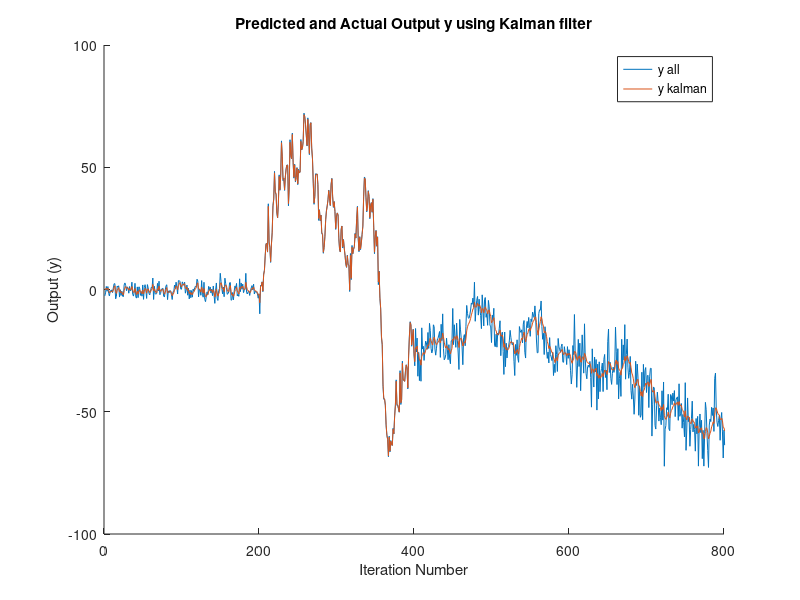
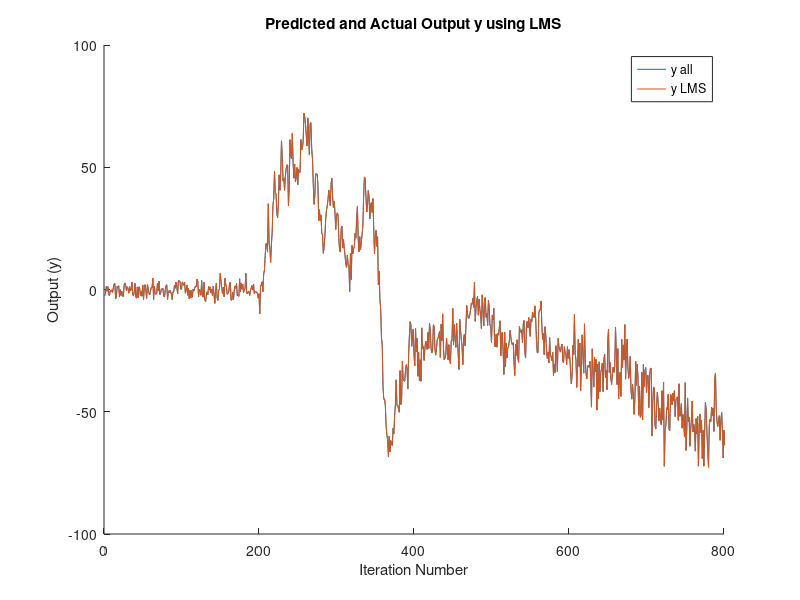
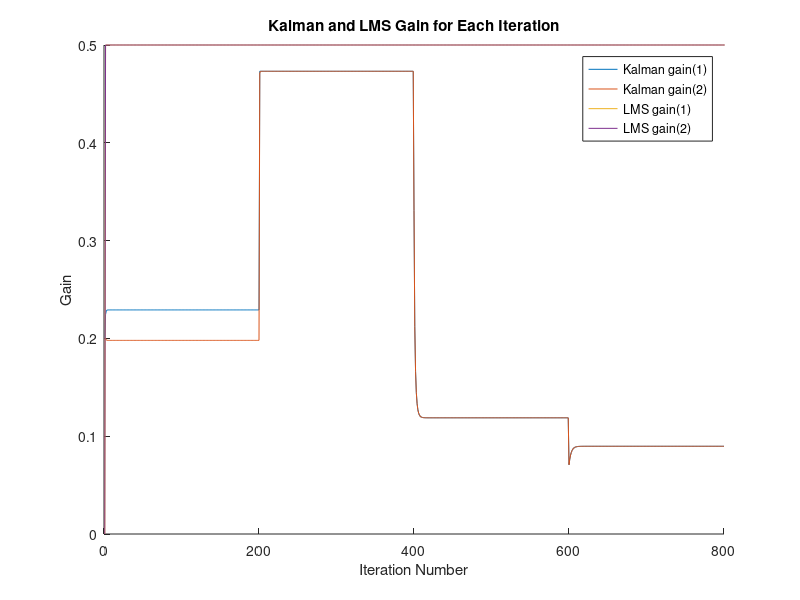
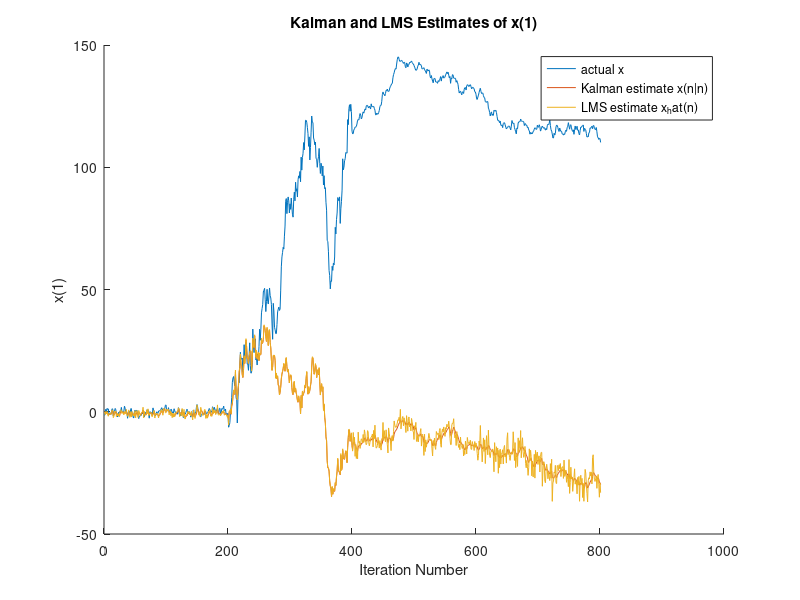

Here is the MATLAB script that generated these plots, in order:
clear all
close all

rng(4)
nDataPoints = 800;
x0 = [0; 1];
A_1 = [0.5 0; 0 0.3]; A_2 = eye(2); A_3 = eye(2); A_4 = eye(2);
e_x_1 = eye(2); e_x_2 = [25 0; 0 25]; e_x_3 = eye(2); e_x_4 = eye(2);
e_s_1 = eye(2); e_s_2 = eye(2); e_s_3 = eye(2); e_s_4 = [25 0; 0 25];
e_y_1 = 1; e_y_2 = 1; e_y_3 = 25; e_y_4 = 1;
H = [1 1];
P_all = cell([1 nDataPoints]);
P_all{1} = [1 0; 0 1];
K_all = nan(2, nDataPoints);
x_kalman = nan(2, nDataPoints);
x_kalman(:, 1) = x0;
x_LMS = nan(2, nDataPoints);
x_LMS(:, 1) = x0;
LMS_gain = nan(2, nDataPoints);
LMS_gain(:,1) = [0;0]';
x_all = nan(2, nDataPoints);
y_all = nan(1, nDataPoints);
x_all(:,1) = A_1 * x0 + normrnd(zeros(2,1), sqrt([e_x_1(1,1); e_x_1(2,2)]) );
y_all(:,1) = H * (x_all(:,1) + normrnd(zeros(2,1), sqrt((x_all(:,1).^2) .* [e_s_1(1,1); e_s_1(2,2)]) )) + normrnd(zeros(1,1), sqrt(e_y_1) );
for i = 2 : nDataPoints+1
    %% Define State Parameters
    if (i < 201)
        A = A_1; e_x = e_x_1; e_s = e_s_1; e_y = e_y_1;
    elseif (i < 401)
        A = A_2; e_x = e_x_2; e_s = e_s_2; e_y = e_y_2;
    elseif (i < 601)
        A = A_3; e_x = e_x_3; e_s = e_s_3; e_y = e_y_3;
    elseif (i < 801)
        A = A_4; e_x = e_x_4; e_s = e_s_4; e_y = e_y_4;
    end
    %% 
    x_all(:,i) = A * x_all(:,i-1) + normrnd(zeros(2,1), sqrt([e_x(1,1); e_x(2,2)]) );
    % calculate y without signal dependent noise
    y_all(:,i) = H * (x_all(:,i) + normrnd(zeros(2,1), sqrt([e_s(1,1); e_s(2,2)]) )) + normrnd(zeros(1,1), sqrt(e_y) );
    K_all(:, i) = P_all{i-1}*H'.*(H*P_all{i-1}*H' + e_y + e_s(1,1) + e_s(2,2))^-1;
    P_all{i-1} = P_all{i-1}*(eye(2, 2) - H'*K_all(:,i)');
    P_all{i} = A*P_all{i-1}*A' + e_x;
    x_kalman(:, i) = x_kalman(:,i-1) + K_all(:,i)*(y_all(:,i) - H*x_kalman(:,i-1));
    y_kalman(:, i) = H*x_kalman(:, i);
    x_LMS(:,i) = x_LMS(:,i-1) + (H/(H*H'))'*((y_all(:,i)-H*x_LMS(:,i-1)));
    LMS_gain(:,i) = (H/(H*H'))';
    y_LMS(:, i) = H*x_LMS(:,i);
end

figure(1);hold on
plot(y_all);
plot(y_kalman);
title('Predicted and Actual Output y using Kalman filter');
xlabel('Iteration Number');
ylabel('Output (y)');
legend('y all', 'y kalman');
xlim([0 800])

figure(2);hold on
plot(y_all);
plot(y_LMS);
title('Predicted and Actual Output y using LMS');
xlabel('Iteration Number');
ylabel('Output (y)');
legend('y all', 'y LMS');
xlim([0 800])

figure(3);hold on
plot(K_all(1,2:801));
plot(K_all(2,2:801));
plot(LMS_gain(1,:));
plot(LMS_gain(2,:));
title('Kalman and LMS Gain for Each Iteration');
xlabel('Iteration Number');
ylabel('Gain');
legend('Kalman gain(1)', 'Kalman gain(2)', 'LMS gain(1)', 'LMS gain(2)');
xlim([0 800])

figure(5);hold on
plot(x_all(1,:))
plot(x_kalman(1,:))
plot(x_LMS(1,:))
title('Kalman and LMS Estimates of x(1)');
xlabel('Iteration Number');
ylabel('x(1)');
legend('actual x', 'Kalman estimate x(n|n)', 'LMS estimate x_hat(n)');

figure(6);hold on
plot(x_all(2,:))
plot(x_kalman(2,:))
plot(x_LMS(2,:))
title('Kalman and LMS Estimates of x(2)');
xlabel('Iteration Number');
ylabel('x(2)');
legend('actual x', 'Kalman estimate x(n|n)', 'LMS estimate x_hat(n)');
